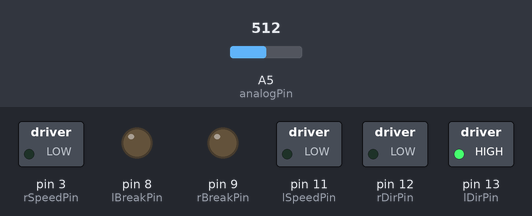
Bench run of a sketch on a simulated Arduino Uno, built with avr-gcc and run on an emulated ATmega328P. Shown: switched loads named in the sketch (green lamp = pin HIGH), output pins drawn as LEDs (lit = HIGH). The inputs (shaded band) are chosen by the test bench; at power-on: A5 (analogPin) = 512. What the sketch prints to the serial monitor is not drawn.

Above: at 1.2 s.
1.3 s: A5 (analogPin) set to 554
4.3 s: A5 (analogPin) set to 579
At 5.0 s:
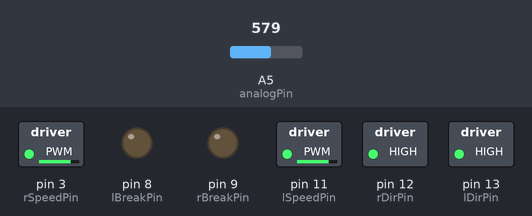
5.8 s: A5 (analogPin) set to 511
At 6.2 s:
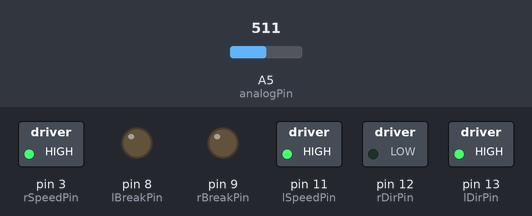
7.3 s: A5 (analogPin) set to 465
8.8 s: A5 (analogPin) set to 447
At 9.6 s:
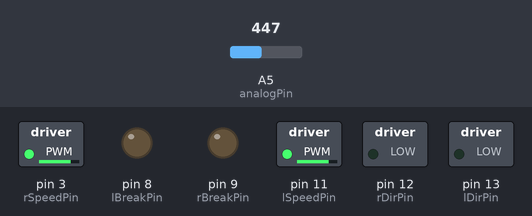
10.3 s: A5 (analogPin) set to 716
At 10.8 s:
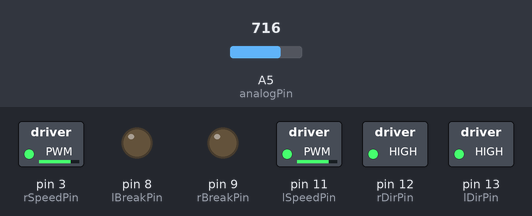
Timing chart, 0 to 12.8 s (numbered marks = the images above; inputs shaded):
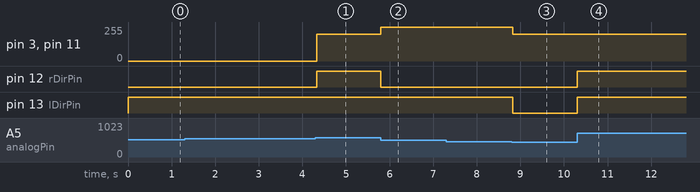

Measured:
- the behaviour switches between 567 and 568 on A5 (analogPin) (found by bisection; images 0 and 1)
- the behaviour switches between 457 and 456 on A5 (analogPin) (found by bisection; images 2 and 3)
- after the input at 1.3 s, every drawn part: stays the same
- after the input at 4.3 s, pin 3 (rSpeedPin), pin 11 (lSpeedPin): 0/255 → 200/255 at once; pin 12 (rDirPin): LOW → HIGH at once
- after the input at 5.8 s, pin 3 (rSpeedPin), pin 11 (lSpeedPin): 200/255 → 255/255 at once; pin 12 (rDirPin): HIGH → LOW at once
- after the input at 7.3 s, every drawn part: stays the same
- after the input at 8.8 s, pin 3 (rSpeedPin), pin 11 (lSpeedPin): 255/255 → 200/255 at once; pin 13 (lDirPin): HIGH → LOW at once
- after the input at 10.3 s, pin 12 (rDirPin), pin 13 (lDirPin): LOW → HIGH at once

The sketch:

tupper-turtle.ino
```cpp
int analogPin = 5;     // potentiometer wiper (middle terminal) connected to analog pin 3
int rDirPin = 12; //12
int rBreakPin = 9; //9
int rSpeedPin = 3; //3

int RIGHT = 1;
int LEFT = 0;
int THRESHHOLD = 50;

int lDirPin = 13; //13
int lBreakPin = 8; //8
int lSpeedPin = 11; //11
                       // outside leads to ground and +5V           // variable to store the value read

//These are for math parts

int numberOfAverages = 5;
int oldAvg = 0;


void setup()
{
  Serial.begin(9600);          //  setup serial

  pinMode(rDirPin, OUTPUT); //Initiates Motor Channel A pin
  pinMode(rBreakPin, OUTPUT); //Initiates Brake Channel A pin

  //Setup Channel B
  pinMode(lDirPin, OUTPUT); //Initiates Motor Channel A pin
  pinMode(lBreakPin, OUTPUT);  //Initiates Brake Channel A pin

}

void loop()
{
  int variance = sensorMethod();  // read the input pin
 // Serial.println(variance);    // debug value
  variance = smoothing(variance);
 // Serial.println(variance);
  if (variance >THRESHHOLD){
  //  Serial.print("right");
    turn(RIGHT, variance);
  }
  else if (variance < -THRESHHOLD){
    turn(LEFT, (-1* variance));
  //  Serial.print("left");
  }
  else{
    Serial.println("forward");
    turn(RIGHT, 0);
  }
}

int smoothing(int newer){

  oldAvg = ((oldAvg * numberOfAverages) + newer)/ (numberOfAverages + 1);
  return oldAvg;

}


void turn(int dir, int magnitude){
   if (magnitude != 0){
     magnitude = map(magnitude, THRESHHOLD, 200, 200, 200);
     if (dir == LEFT) {
   digitalWrite(rDirPin, HIGH);
   digitalWrite(rBreakPin, LOW);
   analogWrite(rSpeedPin, magnitude);

   digitalWrite(lDirPin, HIGH);
   digitalWrite(lBreakPin, LOW); //Disengage the Brake for Channel B
   analogWrite(lSpeedPin, magnitude);
   }
      if (dir == RIGHT){
   digitalWrite(rDirPin, LOW);
   digitalWrite(rBreakPin, LOW);
   analogWrite(rSpeedPin, magnitude);

   digitalWrite(lDirPin, LOW);
   digitalWrite(lBreakPin, LOW); //Disengage the Brake for Channel B
   analogWrite(lSpeedPin, magnitude);
    }

   }
   else{
     digitalWrite(rDirPin, LOW);
     digitalWrite(rBreakPin, LOW);
     digitalWrite(rSpeedPin, 200);
     digitalWrite(lDirPin, HIGH);
     digitalWrite(lSpeedPin, 200);
     digitalWrite(rBreakPin, LOW);

   }

}

int sensorMethod(){
 //returns between +/-512

  int val = analogRead(analogPin);
  int turnAmount = 512 - val;
  return turnAmount;

}
```
